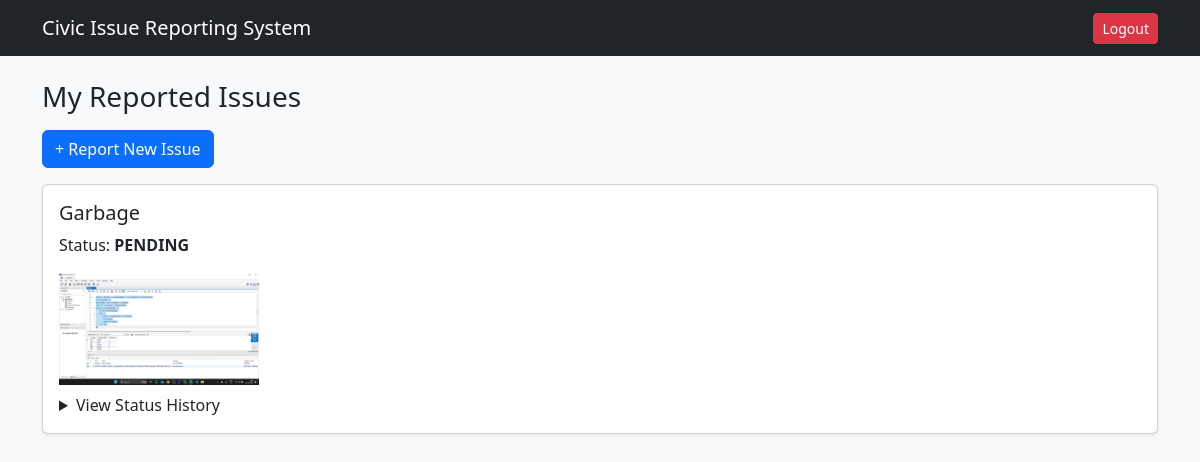
The app's page /my-issues/ (signed in), older data.
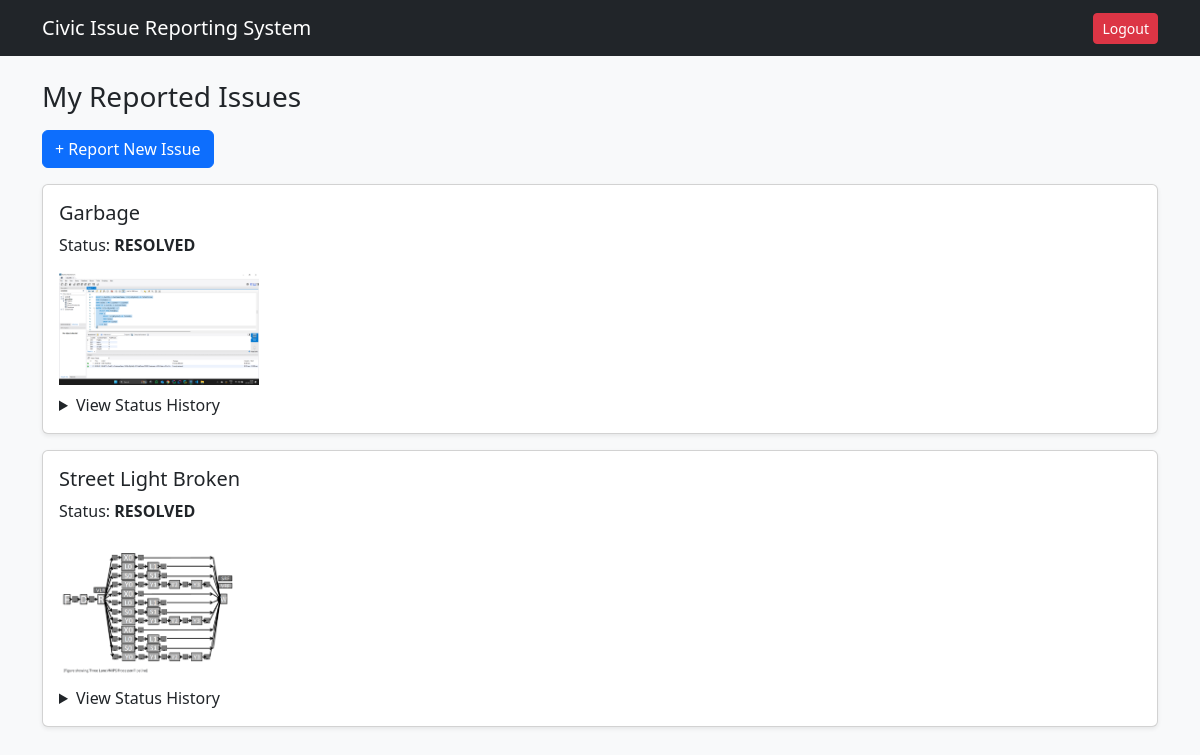
The same page, newer data.
### issues/models.py (models this page shows, shortened)
class Issue(models.Model):
    CATEGORY_CHOICES = [
        ('POTHOLE', 'Pothole'),
        ('GARBAGE', 'Garbage'),
        ('WATER', 'Water Leakage'),
        ('STREETLIGHT', 'Street Light'),
        ('DRAINAGE', 'Drainage'),
        ('OTHER', 'Other'),
    ]
    STATUS_CHOICES = [
        ('PENDING', 'Pending'),
        ('IN_PROGRESS', 'In Progress'),
        ('RESOLVED', 'Resolved'),
    ]
    user = models.ForeignKey(User, on_delete=models.CASCADE)
    title = models.CharField(max_length=100)
    description = models.TextField()
    image = models.ImageField(upload_to='issue_images/', null=True, blank=True)
    category = models.CharField(max_length=20, choices=CATEGORY_CHOICES)
    status = models.CharField(max_length=20, choices=STATUS_CHOICES, default='PENDING')
    latitude = models.FloatField()
    longitude = models.FloatField()
    priority = models.IntegerField(default=0)
    assigned_to = models.ForeignKey(
        User,
        on_delete=models.SET_NULL,
        null=True,
        blank=True,
        related_name="assigned_issues"
    )
    created_at = models.DateTimeField(auto_now_add=True)
    updated_at = models.DateTimeField(auto_now=True)

### issues/views.py (the view)
# urls.py: path('my-issues/', views.my_issues, name='my_issues'),
@login_required
def my_issues(request):
    issues = Issue.objects.filter(user=request.user)
    return render(request, 'issues/my_issues.html', {'issues': issues})

### issues/templates/issues/my_issues.html (shortened to what this page needs)
{% extends "base.html" %}
{% block content %}
<h3 class="mb-3">My Reported Issues</h3>
<a href="/create/" class="btn btn-primary mb-3">+ Report New Issue</a>
{% for issue in issues %}
<div class="card mb-3 shadow-sm">
    <div class="card-body">
        <h5>{{ issue.title }}</h5>
        <p>Status: <strong>{{ issue.status }}</strong></p>
        {% if issue.image %}
            <img src="{{ issue.image.url }}" class="img-fluid mb-2" style="max-width:200px;">
        {% endif %}
        <details>
            <summary>View Status History</summary>
        </details>
    </div>
</div>
{% empty %}
<p>No issues reported.</p>
{% endfor %}
{% endblock %}

### issues/templates/base.html (shortened to what this page needs)
<!DOCTYPE html>
<html>
<head>
    <link href="https://cdn.jsdelivr.net/npm/bootstrap@5.3.2/dist/css/bootstrap.min.css" rel="stylesheet">
</head>
<body class="bg-light">
<nav class="navbar navbar-dark bg-dark mb-4">
    <div class="container">
        <span class="navbar-brand">Civic Issue Reporting System</span>
        {% if user.is_authenticated %}
            <a href="/logout/" class="btn btn-sm btn-danger">Logout</a>
        {% endif %}
    </div>
</nav>
<div class="container">
    {% block content %}{% endblock %}
</div>
</body>
</html>

Row changes from the older to the newer data that the page shows:
changed Issue "Garbage": status "PENDING" → "RESOLVED"
added Issue: title "Street Light Broken", status "RESOLVED", image (picture)
